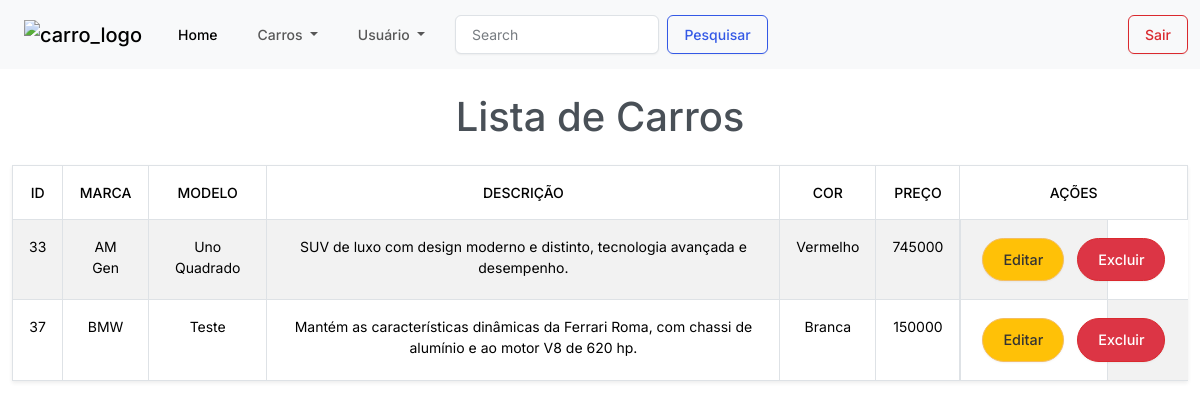
The app's page /listaVeiculos.php, older data.
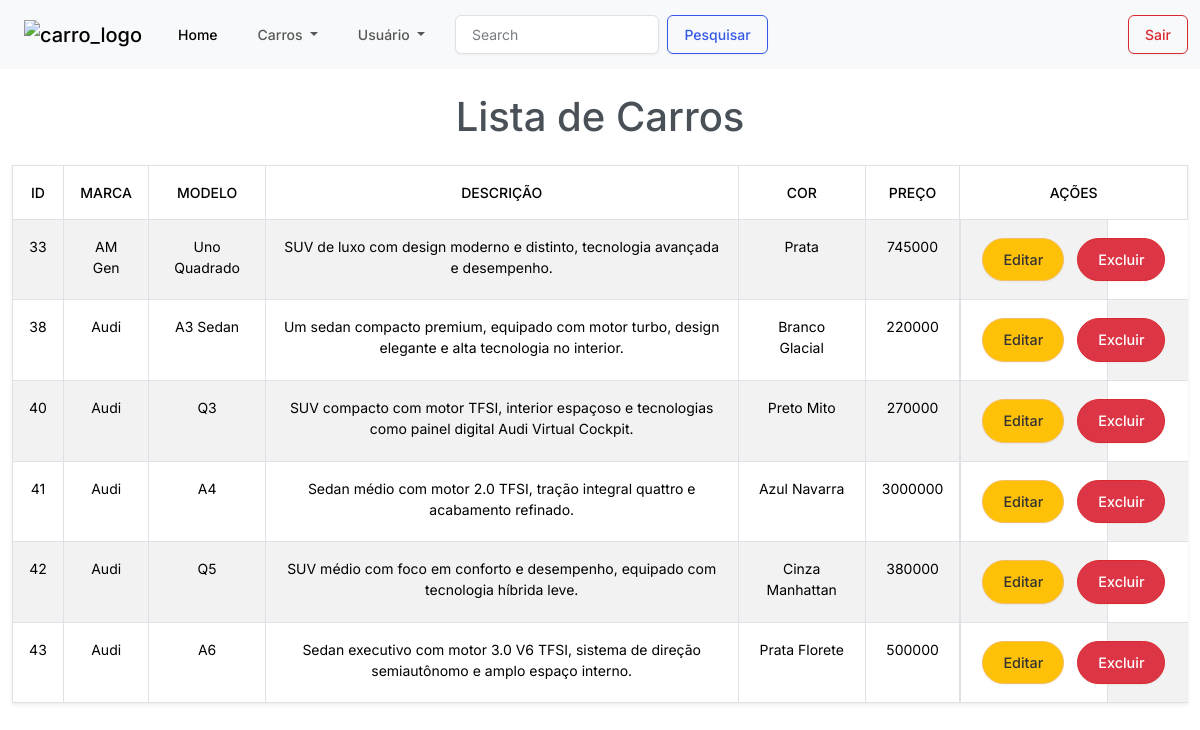
The same page, newer data.
### tables this page shows
CREATE TABLE `carros` (
  `id` int NOT NULL,
  `marca` varchar(200) NOT NULL,
  `modelo` varchar(100) NOT NULL,
  `preco` decimal(10,0) NOT NULL,
  `descricao` varchar(200) NOT NULL,
  `cor` varchar(50) NOT NULL,
  `imagem` varchar(100) NOT NULL
);

CREATE TABLE `brands` (
  `id` int NOT NULL,
  `name` varchar(255) NOT NULL,
  `category` varchar(10) NOT NULL
);

### listaVeiculos.php (the view, shortened to what this page needs)
<?php
    include 'conexao.php';
    $sqlListagem = "SELECT carros.id, brands.name as marca, modelo, descricao, cor, preco
                    FROM carros
                    JOIN brands ON brands.id = carros.marca";
    $resultado = $conn->query($sqlListagem);
    $termoPesquisa= isset($_POST['pesquisa']) ? $_POST['pesquisa'] : '';
    if($conn) {
        $stmt = $conn->prepare("SELECT carros.id, brands.name as marca, modelo, descricao, cor, preco
                        FROM carros
                        JOIN brands ON brands.id = carros.marca
                        WHERE carros.id LIKE ? OR brands.name LIKE ? OR modelo LIKE ? OR cor LIKE ? OR preco LIKE ?");
        $termoPesquisa = "%" . $termoPesquisa . "%";
        $stmt->bind_param('sssss', $termoPesquisa, $termoPesquisa, $termoPesquisa, $termoPesquisa, $termoPesquisa);
        $stmt->execute();
        $resultado = $stmt->get_result();
    }
?>
<!DOCTYPE html>
<html lang="pt-BR">
<head>
    <link href="https://bootswatch.com/5/zephyr/bootstrap.min.css" rel="stylesheet">
    <link rel="stylesheet" href="src/style/index.css">
    <link rel="stylesheet" href="https://cdn.jsdelivr.net/npm/sweetalert2@11.6.8/dist/sweetalert2.min.css">
</head>
<header class="header">
    <nav class="navbar navbar-expand-lg bg-body-tertiary">
        <div class="container-fluid">
            <a class="navbar-brand" href="paginaInicial.php"><img class="logo" src="img/perfil/car.png" alt="carro_logo"></a>
            <div class="collapse navbar-collapse" id="navbarSupportedContent">
                <ul class="navbar-nav me-auto mb-2 mb-lg-0">
                    <li class="nav-item">
                        <a class="nav-link active" aria-current="page" href="paginaInicial.php">Home</a>
                    </li>
                    <li class="nav-item dropdown">
                        <a class="nav-link dropdown-toggle" role="button" data-bs-toggle="dropdown" aria-expanded="false" id="dropdownMenuLink">
                            Carros
                        </a>
                    </li>
                    <li class="nav-item dropdown">
                        <a class="nav-link dropdown-toggle" role="button" data-bs-toggle="dropdown" aria-expanded="false" id="dropdownMenuLink1">
                            Usuário
                        </a>
                    </li>
                </ul>
                <form class="d-flex" role="search" method="POST">
                    <input class="form-control me-2" type="search" name="pesquisa" placeholder="Search" aria-label="Search" style="margin-left:10px">
                    <button class="btn btn-outline-primary" type="submit">Pesquisar</button>
                </form>
                <a class="btn btn-outline-danger" href="login.php">Sair</a>
            </div>
        </div>
    </nav>
</header>
<body>
<div class="container">
    <h1 class="my-4 text-center">Lista de Carros</h1>
    <?php if ($resultado->num_rows > 0): ?>
        <table class="table table-striped table-hover table-bordered shadow-sm">
            <thead>
            <tr>
                <th>ID</th>
                <th>Marca</th>
                <th>Modelo</th>
                <th>Descrição</th>
                <th>Cor</th>
                <th>Preço</th>
                <th>Ações</th>
            </tr>
            </thead>
            <tbody>
            <?php
            while ($row = $resultado->fetch_assoc()) {
                echo "<tr>";
                echo "<td>" . $row['id'] . "</td>";
                echo "<td>" . $row['marca'] . "</td>";
                echo "<td>" . $row['modelo'] . "</td>";
                echo "<td>" . $row['descricao'] . "</td>";
                echo "<td>" . $row['cor'] . "</td>";
                echo "<td>" . $row['preco'] . "</td>";
                echo "<td class='d-flex justify-content-start'>";
                echo "<button class='btn btn-warning btn-editar me-2' data-id='" . $row['id'] .
                    "' data-marca='" . $row['marca'] .
                    "' data-modelo='" . $row['modelo'] .
                    "' data-descricao='" . $row['descricao'] .
                    "' data-cor='" . $row['cor'] .
                    "' data-preco='" . $row['preco'] .
                    "'>Editar</button>";
                echo "<button class='btn btn-danger btn-excluir' data-id='" . $row['id'] . "'>Excluir</button>";
                echo "</td>";
                echo "</tr>";
            }
            ?>
            </tbody>
        </table>
    <?php else: ?>
        <p class="alert alert-warning">Não há carros registrados!</p>
    <?php endif; ?>
</div>
</body>
</html>

### src/style/index.css (style rules this page uses)
.header { background-color: red; }
.d-flex { margin-right: 35%; }
.container-fluid { margin-left: 1%; }
.logo { height: 40px; width: 40px; }
table { margin-top: 20px; font-size: 0.9rem; width: 100%; }
th, td { padding: 8px; text-align: center; }
th { background-color: #007bff; color: white; }
td { background-color: #f9f9f9; }
tbody tr:nth-child(even) { background-color: #f2f2f2; }
.btn-editar, .btn-excluir { margin: 2px 5px; font-size: 0.8rem; }
.container { max-width: 900px; margin: 0 auto; }
.btn-editar, .btn-excluir { padding: 10px 20px; font-size: 0.9rem; border-radius: 25px; text-decoration: none; display: inline-block; transition: transform 0.3s ease, background-color 0.3s ease; }
.btn-editar { background-color: #ffc107; color: #333; }
.btn-excluir { background-color: #dc3545; color: white; }
.container { max-width: 1200px; margin: 0 auto; }

Row changes from the older to the newer data that the page shows:
removed carros: id "37", brands.name "BMW", modelo "Teste", descricao "Mantém as características dinâmicas da Ferrari Roma, com chassi de alumínio e ao motor V8 de 620 hp.", cor "Branca", preco "150000"
changed carros "Uno Quadrado": cor "Vermelho" → "Prata"
added carros: id "38", brands.name "Audi", modelo "A3 Sedan", descricao "Um sedan compacto premium, equipado com motor turbo, design elegante e alta tecnologia no interior.", cor "Branco Glacial", preco "220000"
added carros: id "40", brands.name "Audi", modelo "Q3", descricao "SUV compacto com motor TFSI, interior espaçoso e tecnologias como painel digital Audi Virtual Cockpit.", cor "Preto Mito", preco "270000"
added carros: id "41", brands.name "Audi", modelo "A4", descricao "Sedan médio com motor 2.0 TFSI, tração integral quattro e acabamento refinado.", cor "Azul Navarra", preco "3000000"
added carros: id "42", brands.name "Audi", modelo "Q5", descricao "SUV médio com foco em conforto e desempenho, equipado com tecnologia híbrida leve.", cor "Cinza Manhattan", preco "380000"
added carros: id "43", brands.name "Audi", modelo "A6", descricao "Sedan executivo com motor 3.0 V6 TFSI, sistema de direção semiautônomo e amplo espaço interno.", cor "Prata Florete", preco "500000"
